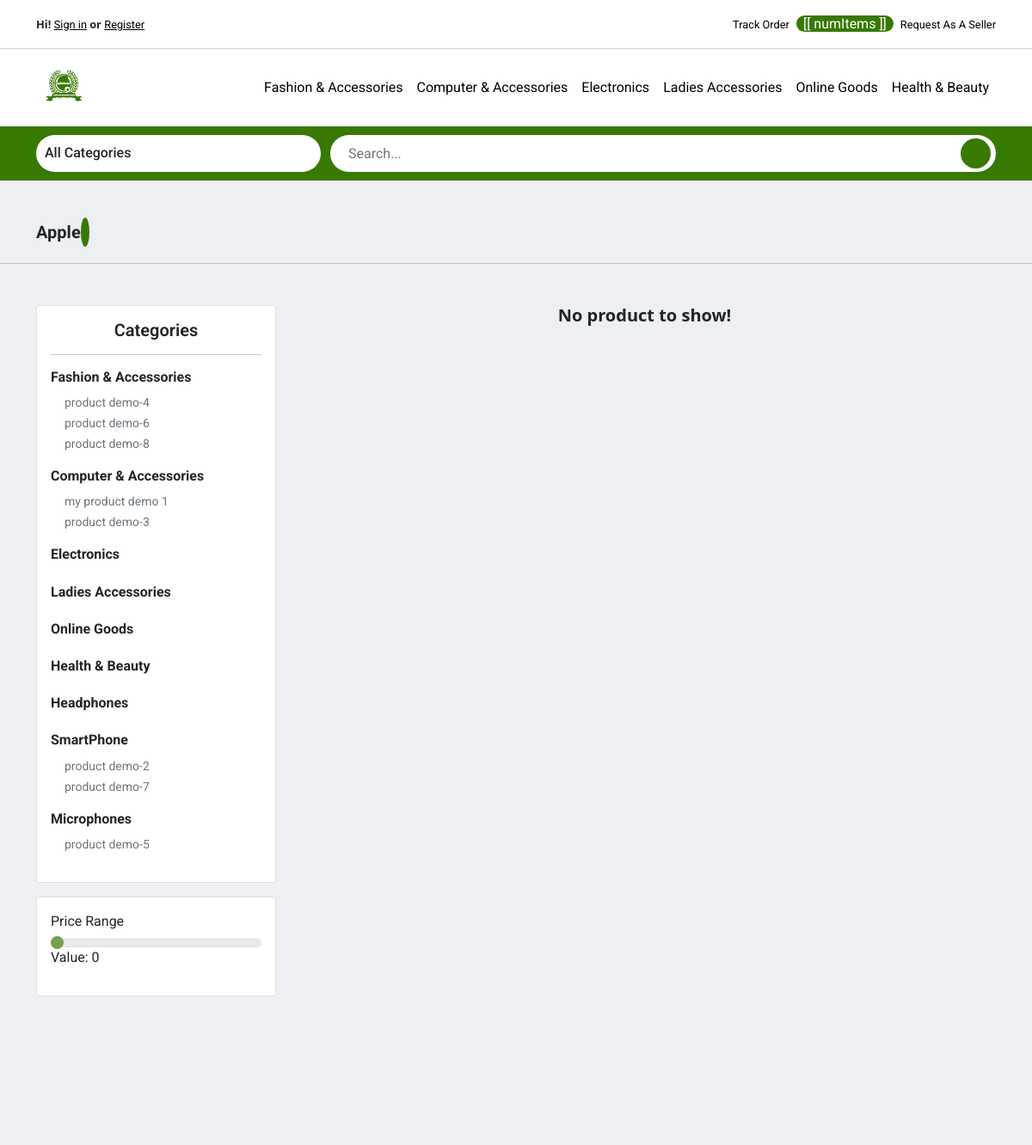
The app's page /brands/4/Apple/ (upper part), older data.
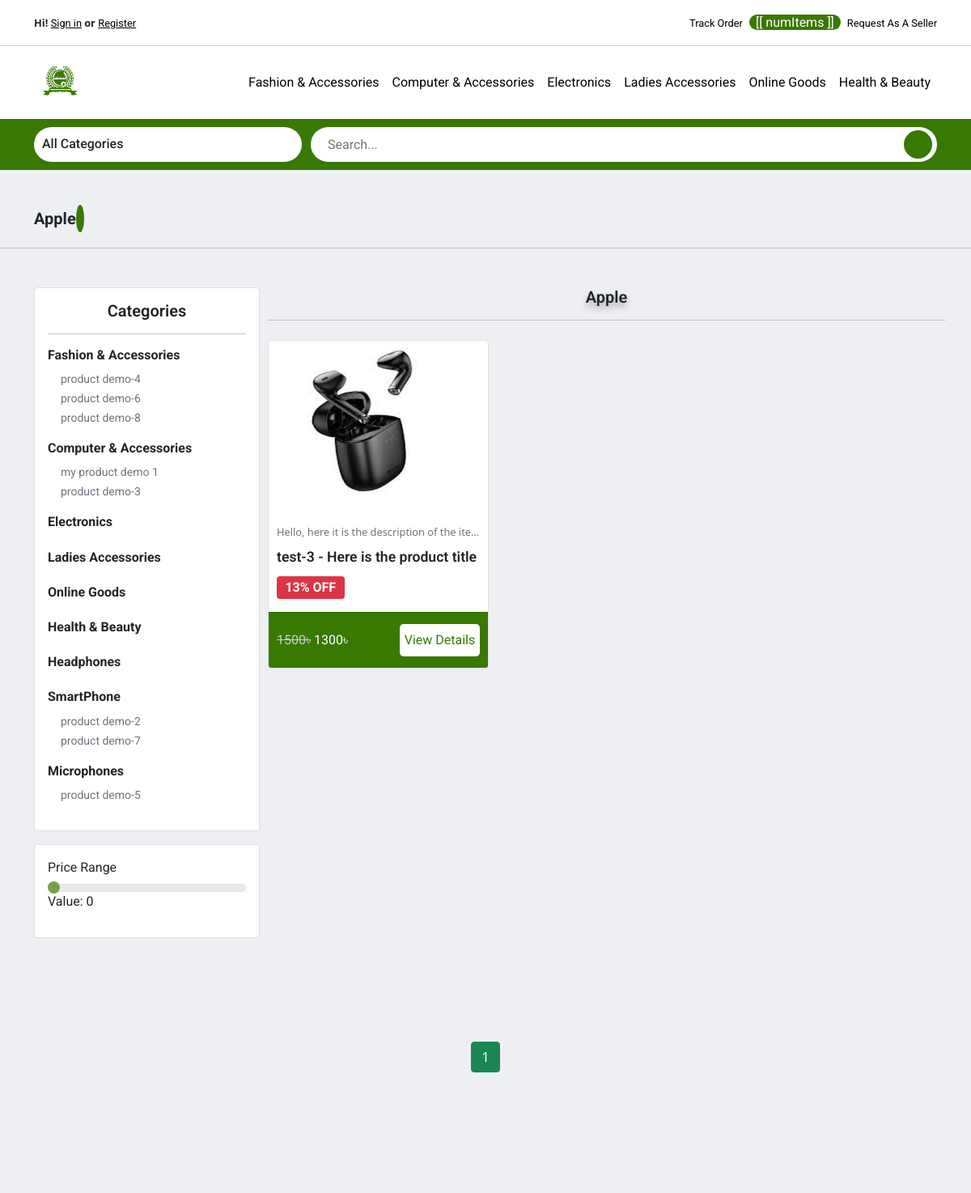
The same page, newer data.
### store/models.py (models this page shows, shortened)
class Category(models.Model):
    title = models.CharField(max_length=120, unique=True)
    img = models.ImageField(upload_to="images/")

class SubCategory(models.Model):
    title = models.CharField(max_length=120, unique=True)
    parent_category = models.ForeignKey(
        Category, on_delete=models.CASCADE, null=True)

class Brand(models.Model):
    title = models.CharField(max_length=120, unique=True, null=True)
    img = models.ImageField(upload_to="images/")
    def __str__(self):
        return self.title

class Product(models.Model):
    title = models.CharField(max_length=120)
    slug = models.SlugField(max_length=200, null=True, unique=True)
    img = models.ImageField(upload_to="images/")
    thumbnail = models.ImageField(upload_to="images/", null=True, blank=True)
    description = models.TextField(null=True, blank=True)
    brand = models.ForeignKey(
        Brand, on_delete=models.CASCADE, null=True, blank=True)
    category = models.ForeignKey(
        Category, on_delete=models.CASCADE, null=True)
    shop = models.ForeignKey(
        Shop, on_delete=models.CASCADE, null=True)
    isFavorite = models.BooleanField()
    market_price = models.IntegerField()
    sale_price = models.IntegerField(null=True, blank=True)
    stock_quantity = models.IntegerField()
    flash_sale_offer = models.ForeignKey(Offer, on_delete=models.SET_NULL, null=True, blank=True)
    campaign_offer = models.ForeignKey(Campaign, on_delete=models.SET_NULL, null=True, blank=True)
    created_at = models.DateTimeField(auto_now_add=True)
    updated_at = models.DateTimeField(auto_now=True, null=True, blank=True)
    """def save(self, *args, **kwargs):
        self.thumbnail = self.make_thumbnail(self.image)

        super().save(*args, **kwargs)"""

### store/views.py (the view)
# urls.py: path("brands/<int:id>/<str:title>/", brandwiseProductView, name="brandwise-product"),
def brandwiseProductView(request, id, title):
    products = []
    main_navbarCat = Category.objects.all().order_by("-id")[:6]
    subcategories = SubCategory.objects.all()
    categories = Category.objects.all().order_by("-id")
    try:
        brand = Brand.objects.get(id=id, title=title)
    except Brand.DoesNotExist:
        return HttpResponse("Brand not found!")
    else:
        products_obj = Product.objects.all().order_by("-id")
        for item in products_obj:
            if str(item.brand) == brand.title:
                products.append(item)
        paginator = Paginator(products, 20)
        page_number = request.GET.get('page')
        page_obj = paginator.get_page(page_number)
    context = {
        "main_navbarCat": main_navbarCat,
        "subcategories": subcategories,
        "categories": categories,
        "brand": brand,
        "products": products,
        "page_obj": page_obj
    }
    return render(request, "store/brandwise_product.html", context)

### Cart/cart.py (called while the page is built)
    def get_total_length(self):
            return sum(int(item['quantity']) for item in self.cart.values())

### Cart/context_processor.py (called while the page is built)
def cart(request):
    return {'cart': Cart(request)}

### store/templates/store/brandwise_product.html (shortened to what the changed rows need)
{% extends "store/base.html" %}
{% load mathfilters %}
{% load static %}
{% block content %}
<link rel="stylesheet" href="{% static 'css/categorywise_product.css' %}">
<div class="container mt-5">
    <div class="shop__info">
        <div class="shop__title">
            <h5 class="fw-bold">{{ brand.title }} <span class="iconify" data-icon="teenyicons:tick-outline" data-inline="false"></span></h5>
        </div>
    </div>
</div>
<div class="container my-5">
    <div class="shop__container">
        <div class="shop__sidebar">
            <div class="card shop__card p-3">
                {% if categories %}
                    {% for category in categories %}
                        <div class="category__list">
                            <a href="{% url 'store:categorywise-product' category.id category.title %}">
                                <h6 class="fw-bold cat__title text-dark">{{ category.title }}</h6>
                            </a>
                            {% for subcategory in subcategories %}
                                {% if subcategory.parent_category.title == category.title %}
                                    <a href="{% url 'store:subcategorywise-product' subcategory.id subcategory.title %}" class="subcategory__list">
                                        <div>
                                            <small class="text-muted ps-3">{{ subcategory.title }}</small>
                                        </div>
                                    </a>
                                {% endif %}
                            {% endfor %}
                        </div>
                    {% endfor %}
                {% endif %}
            </div>
        </div>
        {% if products %}
        <div class="shop__content">
            <div class="shop__contentHeader mb-3">
                <h5 class="text-center">{{ brand.title }}</h5>
                <hr class="mb-4" />
            </div>
            <div class="shop__productContainer">
                {% for product in page_obj %}
                <div class="card product__card">
                    <div class="product__img">
                        <a href="{% url 'store:product-detail' product.slug %}">
                            <img src="{{ product.img.url }}" alt="">
                        </a>
                    </div>
                    <div class="product__info card-body mb-2">
                        {% if product.description %}
                            <a class="text-dark" href="{% url 'store:product-detail' product.slug %}">
                                <p class="product__description text-muted">{{ product.description }}</p>
                            </a>
                        {% endif %}
                        <a class="text-dark" href="{% url 'store:product-detail' product.slug %}">
                            <h5 class="product__title">{{ product.title }}</h5>
                        </a>
                        {% if product.sale_price %}
                            <h5><span class="badge bg-danger discount__badge">{{ product.sale_price|div:product.market_price|mul:100|sub:100|abs|slugify|slice:":2" }}% OFF</span></h5>
                        {% endif %}
                    </div>
                    <div class="product__bottom card-footer">
                        {% if product.sale_price %}
                            <p><span class="cross__price">{{ product.market_price }}৳</span> <span>{{ product.sale_price }}৳</span></p>
                        {% else %}
                            <p>{{ product.market_price }}৳</p>
                        {% endif %}
                            <a href="{% url 'store:product-detail' product.slug %}">
                                <button class="btn__styled">View Details</button>
                            </a>
                    </div>
                </div>
                {% endfor %}
            </div>
        </div>
        {% else %}
        <div class="text-center">
            <h5 class="fw-bold">No product to show!</h5>
        </div>
        {% endif %}
    </div>
</div>
{% if products %}
<div class="container my-5">
    <div class="pagination">
        <span class="step-links">
            <span class="mx-2 align-top">
                {% for num in page_obj.paginator.page_range %}
                    {% if page_obj.number == num %}
                        <a class="btn btn-success mb-4" href="?page={{ num }}">{{ num }}</a>
                    {% elif num > page_obj.number|add:"-3" and num < page_obj.number|add:"3"  %}
                        <a class="btn btn-outline-success mb-4" href="?page={{ num }}">{{ num }}</a>
                    {% endif %}
                {% endfor %}
            </span>
        </span>
    </div>
</div>
{% endif %}
{% endblock %}

### store/templates/store/navbar.html (shortened to what this page needs)
{% load static %}
<link rel="stylesheet" href="{% static 'css/navbar.css' %}" />
<link rel="stylesheet" type="text/css" href="//cdn.jsdelivr.net/npm/slick-carousel@1.8.1/slick/slick.css" />
<link rel="stylesheet" type="text/css" href="//cdn.jsdelivr.net/npm/slick-carousel@1.8.1/slick/slick-theme.css" />
<div class="top__bar bg-white">
    <nav class="navbar navbar-expand-lg navbar-light container">
        <ul class="navbar-nav mb-2 mb-lg-0">
            {% if not request.user.is_authenticated %}
            <li class="nav-item login__header top__header">
                <span class="fw-bold text-dark">Hi!</span> <a href="{% url 'store:user_login' %}"><small>Sign in</small></a>
            </li>
            <li class="nav-item top__header login__header">
                <span class="fw-bold text-dark">or</span> <a href="{% url 'store:user_registration' %}"><small>Register</small></a>
            </li>
            {% else %}
            <li class="nav-item top__header logout__header">
                <a href="{% url 'store:logout' %}"><small class="btn btn-link">Logout</small></a>
            </li>
            {% endif %}
        </ul>
        <ul class="navbar-nav ms-auto mb-2 mb-lg-0 d-flex align-items-center">
            <li class="nav-item top__header">
                <a class="nav-link" href="#"><small>Track Order</small></a>
            </li>
            <li class="nav-item cart__header me-2">
                <a href="{% url 'cart_details' %}">
                    <div id="navbarApp">
                        <span class="cart__counter">[[ numItems ]]</span>
                    </div>
                </a>
            </li>
            <li class="nav-item top__header">
                <a href="{% url 'store:get_seller_registration' %}"><small>Request As A Seller</small></a>
            </li>
        </ul>
    </nav>
</div>
<div class="main__navbar">
    <nav class="navbar navbar-expand-lg navbar-light bg-white">
        <div class="container">
            <a class="navbar-brand" href="{% url 'store:home' %}">
                <div class="logo">
                    <img src="{% static 'logo_img/logo.png' %}" alt="" />
                </div>
            </a>
            <div class="collapse navbar-collapse" id="navbarSupportedContent">
                <ul class="navbar-nav ms-auto mb-2 mb-lg-0 main__navbarList">
                    {% if main_navbarCat %}
                        {% for category in main_navbarCat %}
                            <li class="nav-item cat__list">
                                <a class="nav-link" href="{% url 'store:categorywise-product' category.id category.title %}">
                                    {{ category.title }}
                                </a>
                            </li>
                        {% endfor %}
                    {% endif %}
                </ul>
            </div>
        </div>
    </nav>
</div>
<div class="home__content">
    <div class="container">
        <div class="home__categoriesSearchBar">
            <div class="all__departments">
                <div class="all__departmentsHeader">
                    <h6>All Categories</h6>
                </div>
            </div>
            <form action="{% url 'store:search' %}" class="home__searchBar" method="GET">
                <input type="text" value="{{ request.GET.query }}" name="query" id="search-input" placeholder="Search..." />
                <button>
                </button>
            </form>
        </div>
    </div>
</div>

Row changes from the older to the newer data that the page shows:
shown differently, row unchanged: Brand "Apple": title (not shown) → "Apple"
now on this page (row edited): Product: img (picture), description "Hello, here it is the description of the ite…", title "test-3 - Here is the product title", sale_price|div "13", market_price "1500", sale_price "1300"
Text that changed along with them:
new list line: "1"
text no longer shown: "No product to show!"
